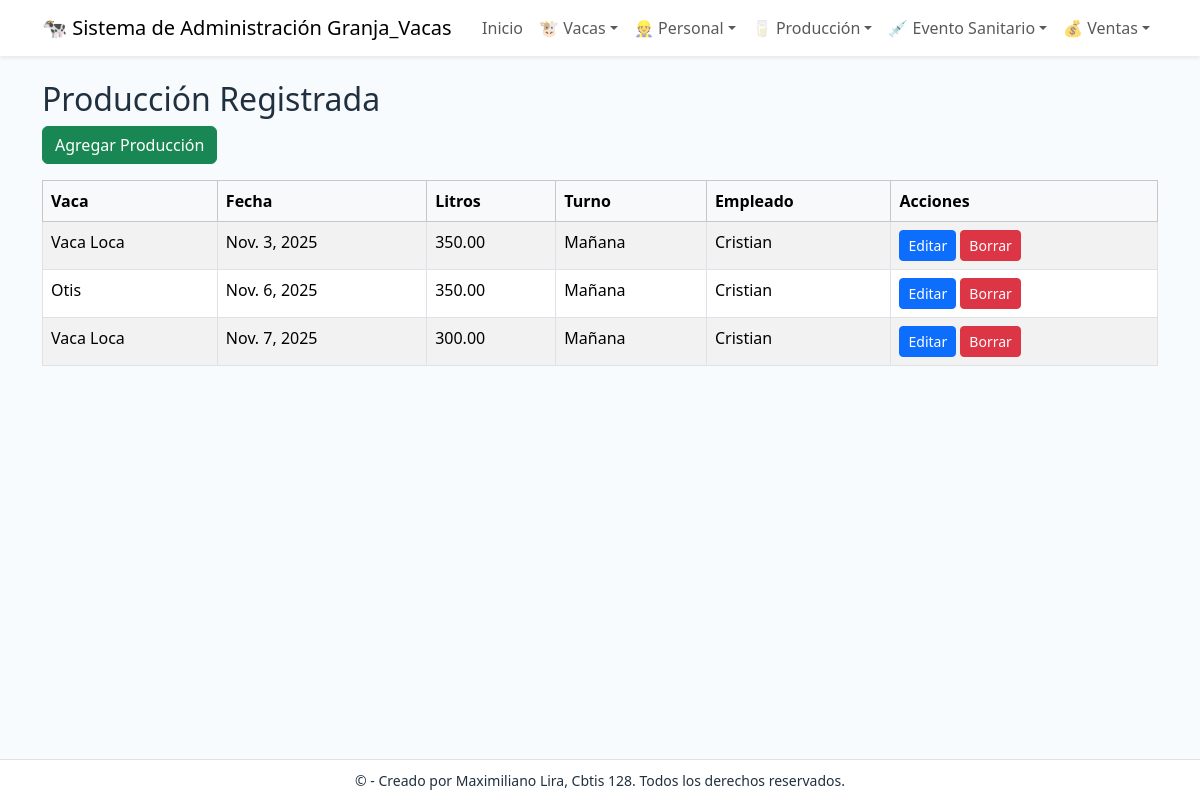
/produccion/, run on the app's committed database.
### app_Granja_Vacas/models.py (models this page shows, shortened)
class Produccion(models.Model):
    vaca = models.ForeignKey(Vaca, on_delete=models.CASCADE, related_name='producciones', verbose_name="Vaca asociada")
    fecha_registro = models.DateField(verbose_name="Fecha de Registro")
    cantidad_litros = models.DecimalField(max_digits=5, decimal_places=2, verbose_name="Cantidad (Litros)")
    turno = models.CharField(max_length=20, verbose_name="Turno")
    calidad = models.CharField(max_length=100, verbose_name="Detalles de Calidad")
    empleado_registro = models.CharField(max_length=100, verbose_name="Empleado que Registra")
    equipo_usado = models.CharField(max_length=100, blank=True, verbose_name="Equipo Usado")

class Vaca(models.Model):
    numero_identificacion = models.CharField(max_length=20, unique=True, verbose_name="Número de Identificación")
    nombre = models.CharField(max_length=100, blank=True, null=True, verbose_name="Nombre de la Vaca")
    fecha_nacimiento = models.DateField(verbose_name="Fecha de Nacimiento")
    raza = models.CharField(max_length=50, verbose_name="Raza")
    estado_reproductivo = models.CharField(max_length=50, default="No gestante", verbose_name="Estado Reproductivo")
    peso_kg = models.DecimalField(max_digits=6, decimal_places=2, verbose_name="Peso (kg)")
    corral_actual = models.CharField(max_length=30, verbose_name="Corral Actual")
    notas = models.TextField(blank=True, verbose_name="Notas de la Vaca")

### app_Granja_Vacas/views.py (the view)
# urls.py: path('produccion/', views.ver_produccion, name='ver_produccion'),
def ver_produccion(request):
    producciones = Produccion.objects.all()
    return render(request, 'produccion/ver_produccion.html', {'producciones': producciones})

### app_Granja_Vacas/templates/Produccion/ver_produccion.html
{% extends 'base.html' %}
{% block content %}
<h2>Producción Registrada</h2>
<a href="{% url 'agregar_produccion' %}" class="btn btn-success mb-3">Agregar Producción</a>
<table class="table table-bordered table-striped">
    <thead class="table-light">
        <tr>
            <th>Vaca</th>
            <th>Fecha</th>
            <th>Litros</th>
            <th>Turno</th>
            <th>Empleado</th>
            <th>Acciones</th>
        </tr>
    </thead>
    <tbody>
        {% for p in producciones %}
        <tr>
            <td>{{ p.vaca.nombre}}</td>
            <td>{{ p.fecha_registro }}</td>
            <td>{{ p.cantidad_litros }}</td>
            <td>{{ p.turno }}</td>
            <td>{{ p.empleado_registro }}</td>
            <td>
                <a href="{% url 'actualizar_produccion' p.id %}" class="btn btn-primary btn-sm">Editar</a>
                <a href="{% url 'borrar_produccion' p.id %}" class="btn btn-danger btn-sm">Borrar</a>
            </td>
        </tr>
        {% empty %}
        <tr><td colspan="6" class="text-center">No hay registros</td></tr>
        {% endfor %}
    </tbody>
</table>
{% endblock %}

### app_Granja_Vacas/templates/base.html (style rules this page uses)
body { background: #f7fbfd; color: #21303f; }

### data on the page
Produccion: vaca.nombre "Vaca Loca", fecha_registro "Nov. 3, 2025", cantidad_litros "350.00", turno "Mañana", empleado_registro "Cristian"
Produccion: vaca.nombre "Otis", fecha_registro "Nov. 6, 2025", cantidad_litros "350.00", turno "Mañana", empleado_registro "Cristian"
Produccion: vaca.nombre "Vaca Loca", fecha_registro "Nov. 7, 2025", cantidad_litros "300.00", turno "Mañana", empleado_registro "Cristian"
